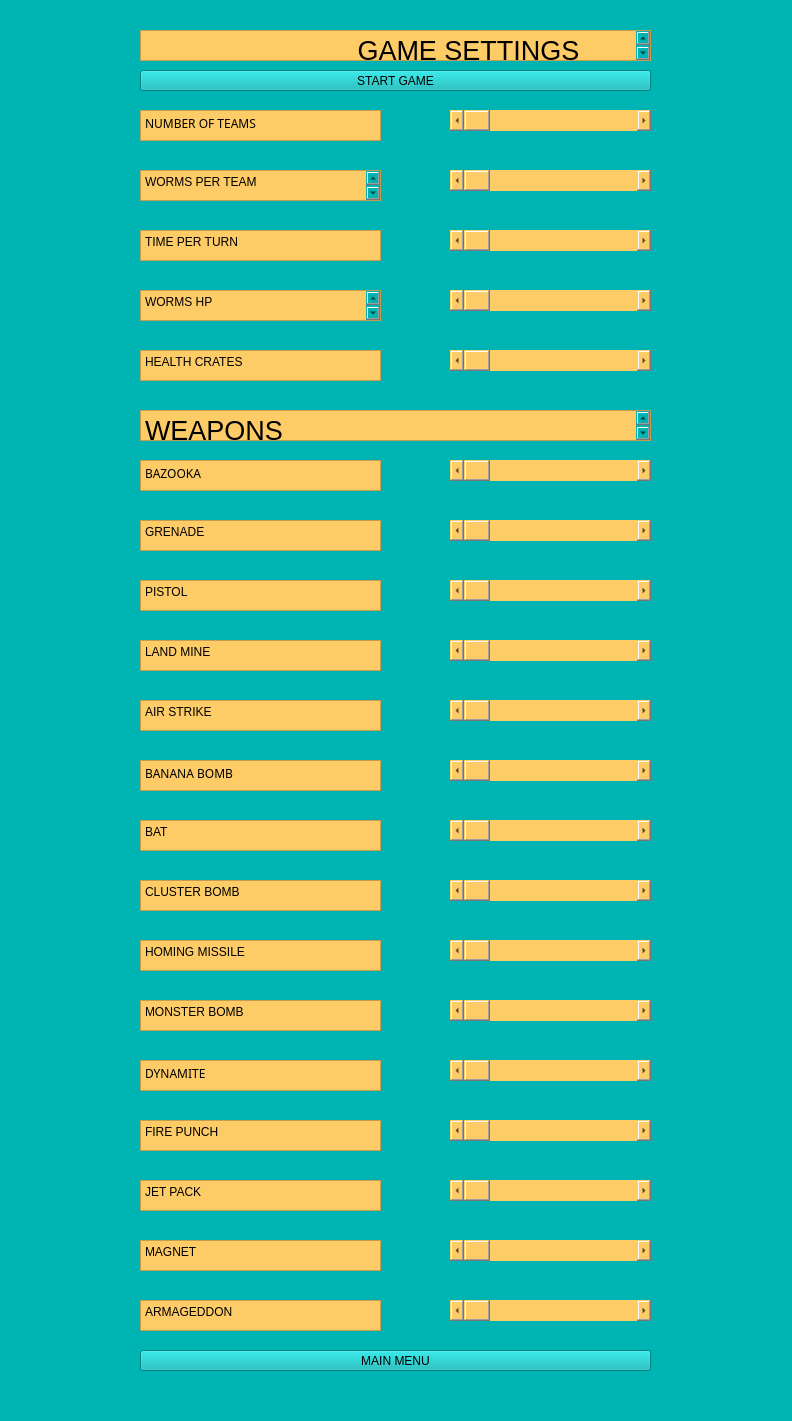
<?xml version="1.0" encoding="UTF-8"?>
<ui version="4.0">
 <class>MainWindow</class>
 <widget class="QMainWindow" name="MainWindow">
  <property name="geometry">
   <rect>
    <x>0</x>
    <y>0</y>
    <width>792</width>
    <height>1421</height>
   </rect>
  </property>
  <property name="windowTitle">
   <string>MainWindow</string>
  </property>
  <property name="styleSheet">
   <string notr="true">background-color: rgb(0, 180, 180);
</string>
  </property>
  <widget class="QWidget" name="centralwidget">
   <widget class="QPlainTextEdit" name="plainTextEdit">
    <property name="geometry">
     <rect>
      <x>140</x>
      <y>30</y>
      <width>511</width>
      <height>31</height>
     </rect>
    </property>
    <property name="font">
     <font>
      <pointsize>20</pointsize>
     </font>
    </property>
    <property name="styleSheet">
     <string notr="true">background-color: rgb(254, 204, 102);</string>
    </property>
    <property name="plainText">
     <string>    		       GAME SETTINGS</string>
    </property>
   </widget>
   <widget class="QPlainTextEdit" name="plainTextEdit_2">
    <property name="geometry">
     <rect>
      <x>140</x>
      <y>110</y>
      <width>241</width>
      <height>31</height>
     </rect>
    </property>
    <property name="font">
     <font>
      <family>American Typewriter</family>
     </font>
    </property>
    <property name="styleSheet">
     <string notr="true">background-color: rgb(254, 204, 102);</string>
    </property>
    <property name="plainText">
     <string>NUMBER OF TEAMS</string>
    </property>
   </widget>
   <widget class="QPlainTextEdit" name="plainTextEdit_3">
    <property name="geometry">
     <rect>
      <x>140</x>
      <y>170</y>
      <width>241</width>
      <height>31</height>
     </rect>
    </property>
    <property name="styleSheet">
     <string notr="true">background-color: rgb(254, 204, 102);
</string>
    </property>
    <property name="plainText">
     <string>WORMS PER TEAM
</string>
    </property>
   </widget>
   <widget class="QPlainTextEdit" name="plainTextEdit_4">
    <property name="geometry">
     <rect>
      <x>140</x>
      <y>230</y>
      <width>241</width>
      <height>31</height>
     </rect>
    </property>
    <property name="styleSheet">
     <string notr="true">background-color: rgb(254, 204, 102);</string>
    </property>
    <property name="plainText">
     <string>TIME PER TURN</string>
    </property>
   </widget>
   <widget class="QPlainTextEdit" name="plainTextEdit_5">
    <property name="geometry">
     <rect>
      <x>140</x>
      <y>290</y>
      <width>241</width>
      <height>31</height>
     </rect>
    </property>
    <property name="styleSheet">
     <string notr="true">background-color: rgb(254, 204, 102);</string>
    </property>
    <property name="plainText">
     <string>WORMS HP
</string>
    </property>
   </widget>
   <widget class="QPlainTextEdit" name="plainTextEdit_6">
    <property name="geometry">
     <rect>
      <x>140</x>
      <y>350</y>
      <width>241</width>
      <height>31</height>
     </rect>
    </property>
    <property name="styleSheet">
     <string notr="true">background-color: rgb(254, 204, 102);</string>
    </property>
    <property name="plainText">
     <string>HEALTH CRATES</string>
    </property>
   </widget>
   <widget class="QPlainTextEdit" name="plainTextEdit_7">
    <property name="geometry">
     <rect>
      <x>140</x>
      <y>410</y>
      <width>511</width>
      <height>31</height>
     </rect>
    </property>
    <property name="font">
     <font>
      <pointsize>20</pointsize>
     </font>
    </property>
    <property name="styleSheet">
     <string notr="true">background-color: rgb(254, 204, 102);</string>
    </property>
    <property name="plainText">
     <string>WEAPONS
</string>
    </property>
   </widget>
   <widget class="QScrollBar" name="scrlnbteams">
    <property name="geometry">
     <rect>
      <x>450</x>
      <y>110</y>
      <width>201</width>
      <height>21</height>
     </rect>
    </property>
    <property name="minimumSize">
     <size>
      <width>201</width>
      <height>0</height>
     </size>
    </property>
    <property name="styleSheet">
     <string notr="true">background-color: rgb(254, 204, 102);</string>
    </property>
    <property name="orientation">
     <enum>Qt::Horizontal</enum>
    </property>
   </widget>
   <widget class="QPushButton" name="startgame">
    <property name="geometry">
     <rect>
      <x>140</x>
      <y>70</y>
      <width>511</width>
      <height>21</height>
     </rect>
    </property>
    <property name="text">
     <string>START GAME</string>
    </property>
   </widget>
   <widget class="QScrollBar" name="scrlwrmprteam">
    <property name="geometry">
     <rect>
      <x>450</x>
      <y>170</y>
      <width>201</width>
      <height>21</height>
     </rect>
    </property>
    <property name="minimumSize">
     <size>
      <width>201</width>
      <height>0</height>
     </size>
    </property>
    <property name="styleSheet">
     <string notr="true">background-color: rgb(254, 204, 102);</string>
    </property>
    <property name="orientation">
     <enum>Qt::Horizontal</enum>
    </property>
   </widget>
   <widget class="QScrollBar" name="scrlwormhp">
    <property name="geometry">
     <rect>
      <x>450</x>
      <y>290</y>
      <width>201</width>
      <height>21</height>
     </rect>
    </property>
    <property name="minimumSize">
     <size>
      <width>201</width>
      <height>0</height>
     </size>
    </property>
    <property name="styleSheet">
     <string notr="true">background-color: rgb(254, 204, 102);</string>
    </property>
    <property name="orientation">
     <enum>Qt::Horizontal</enum>
    </property>
   </widget>
   <widget class="QScrollBar" name="scrltimeprturn">
    <property name="geometry">
     <rect>
      <x>450</x>
      <y>230</y>
      <width>201</width>
      <height>21</height>
     </rect>
    </property>
    <property name="minimumSize">
     <size>
      <width>201</width>
      <height>0</height>
     </size>
    </property>
    <property name="styleSheet">
     <string notr="true">background-color: rgb(254, 204, 102);</string>
    </property>
    <property name="orientation">
     <enum>Qt::Horizontal</enum>
    </property>
   </widget>
   <widget class="QScrollBar" name="scrlhealthcrates">
    <property name="geometry">
     <rect>
      <x>450</x>
      <y>350</y>
      <width>201</width>
      <height>21</height>
     </rect>
    </property>
    <property name="minimumSize">
     <size>
      <width>201</width>
      <height>0</height>
     </size>
    </property>
    <property name="styleSheet">
     <string notr="true">background-color: rgb(254, 204, 102);</string>
    </property>
    <property name="orientation">
     <enum>Qt::Horizontal</enum>
    </property>
   </widget>
   <widget class="QPlainTextEdit" name="plainTextEdit_8">
    <property name="geometry">
     <rect>
      <x>140</x>
      <y>460</y>
      <width>241</width>
      <height>31</height>
     </rect>
    </property>
    <property name="font">
     <font>
      <family>American Typewriter</family>
     </font>
    </property>
    <property name="styleSheet">
     <string notr="true">background-color: rgb(254, 204, 102);</string>
    </property>
    <property name="plainText">
     <string>BAZOOKA</string>
    </property>
   </widget>
   <widget class="QPlainTextEdit" name="plainTextEdit_9">
    <property name="geometry">
     <rect>
      <x>140</x>
      <y>580</y>
      <width>241</width>
      <height>31</height>
     </rect>
    </property>
    <property name="styleSheet">
     <string notr="true">background-color: rgb(254, 204, 102);</string>
    </property>
    <property name="plainText">
     <string>PISTOL</string>
    </property>
   </widget>
   <widget class="QScrollBar" name="scrlpistol">
    <property name="geometry">
     <rect>
      <x>450</x>
      <y>580</y>
      <width>201</width>
      <height>21</height>
     </rect>
    </property>
    <property name="minimumSize">
     <size>
      <width>201</width>
      <height>0</height>
     </size>
    </property>
    <property name="styleSheet">
     <string notr="true">background-color: rgb(254, 204, 102);</string>
    </property>
    <property name="orientation">
     <enum>Qt::Horizontal</enum>
    </property>
   </widget>
   <widget class="QScrollBar" name="scrairstrike">
    <property name="geometry">
     <rect>
      <x>450</x>
      <y>700</y>
      <width>201</width>
      <height>21</height>
     </rect>
    </property>
    <property name="minimumSize">
     <size>
      <width>201</width>
      <height>0</height>
     </size>
    </property>
    <property name="styleSheet">
     <string notr="true">background-color: rgb(254, 204, 102);</string>
    </property>
    <property name="orientation">
     <enum>Qt::Horizontal</enum>
    </property>
   </widget>
   <widget class="QScrollBar" name="scrlgrenade">
    <property name="geometry">
     <rect>
      <x>450</x>
      <y>520</y>
      <width>201</width>
      <height>21</height>
     </rect>
    </property>
    <property name="minimumSize">
     <size>
      <width>201</width>
      <height>0</height>
     </size>
    </property>
    <property name="styleSheet">
     <string notr="true">background-color: rgb(254, 204, 102);</string>
    </property>
    <property name="orientation">
     <enum>Qt::Horizontal</enum>
    </property>
   </widget>
   <widget class="QScrollBar" name="scrllandmine">
    <property name="geometry">
     <rect>
      <x>450</x>
      <y>640</y>
      <width>201</width>
      <height>21</height>
     </rect>
    </property>
    <property name="minimumSize">
     <size>
      <width>201</width>
      <height>0</height>
     </size>
    </property>
    <property name="styleSheet">
     <string notr="true">background-color: rgb(254, 204, 102);</string>
    </property>
    <property name="orientation">
     <enum>Qt::Horizontal</enum>
    </property>
   </widget>
   <widget class="QScrollBar" name="scrlbazooka">
    <property name="geometry">
     <rect>
      <x>450</x>
      <y>460</y>
      <width>201</width>
      <height>21</height>
     </rect>
    </property>
    <property name="minimumSize">
     <size>
      <width>201</width>
      <height>0</height>
     </size>
    </property>
    <property name="styleSheet">
     <string notr="true">background-color: rgb(254, 204, 102);</string>
    </property>
    <property name="orientation">
     <enum>Qt::Horizontal</enum>
    </property>
   </widget>
   <widget class="QPlainTextEdit" name="plainTextEdit_11">
    <property name="geometry">
     <rect>
      <x>140</x>
      <y>700</y>
      <width>241</width>
      <height>31</height>
     </rect>
    </property>
    <property name="styleSheet">
     <string notr="true">background-color: rgb(254, 204, 102);</string>
    </property>
    <property name="plainText">
     <string>AIR STRIKE</string>
    </property>
   </widget>
   <widget class="QPlainTextEdit" name="plainTextEdit_13">
    <property name="geometry">
     <rect>
      <x>140</x>
      <y>760</y>
      <width>241</width>
      <height>31</height>
     </rect>
    </property>
    <property name="font">
     <font>
      <family>American Typewriter</family>
     </font>
    </property>
    <property name="styleSheet">
     <string notr="true">background-color: rgb(254, 204, 102);</string>
    </property>
    <property name="plainText">
     <string>BANANA BOMB</string>
    </property>
   </widget>
   <widget class="QPlainTextEdit" name="plainTextEdit_14">
    <property name="geometry">
     <rect>
      <x>140</x>
      <y>880</y>
      <width>241</width>
      <height>31</height>
     </rect>
    </property>
    <property name="styleSheet">
     <string notr="true">background-color: rgb(254, 204, 102);</string>
    </property>
    <property name="plainText">
     <string>CLUSTER BOMB</string>
    </property>
   </widget>
   <widget class="QScrollBar" name="scrclustebomb">
    <property name="geometry">
     <rect>
      <x>450</x>
      <y>880</y>
      <width>201</width>
      <height>21</height>
     </rect>
    </property>
    <property name="minimumSize">
     <size>
      <width>201</width>
      <height>0</height>
     </size>
    </property>
    <property name="styleSheet">
     <string notr="true">background-color: rgb(254, 204, 102);</string>
    </property>
    <property name="orientation">
     <enum>Qt::Horizontal</enum>
    </property>
   </widget>
   <widget class="QScrollBar" name="scrlmonster">
    <property name="geometry">
     <rect>
      <x>450</x>
      <y>1000</y>
      <width>201</width>
      <height>21</height>
     </rect>
    </property>
    <property name="minimumSize">
     <size>
      <width>201</width>
      <height>0</height>
     </size>
    </property>
    <property name="styleSheet">
     <string notr="true">background-color: rgb(254, 204, 102);</string>
    </property>
    <property name="orientation">
     <enum>Qt::Horizontal</enum>
    </property>
   </widget>
   <widget class="QScrollBar" name="scrlbat">
    <property name="geometry">
     <rect>
      <x>450</x>
      <y>820</y>
      <width>201</width>
      <height>21</height>
     </rect>
    </property>
    <property name="minimumSize">
     <size>
      <width>201</width>
      <height>0</height>
     </size>
    </property>
    <property name="styleSheet">
     <string notr="true">background-color: rgb(254, 204, 102);</string>
    </property>
    <property name="orientation">
     <enum>Qt::Horizontal</enum>
    </property>
   </widget>
   <widget class="QScrollBar" name="scrlhoming">
    <property name="geometry">
     <rect>
      <x>450</x>
      <y>940</y>
      <width>201</width>
      <height>21</height>
     </rect>
    </property>
    <property name="minimumSize">
     <size>
      <width>201</width>
      <height>0</height>
     </size>
    </property>
    <property name="styleSheet">
     <string notr="true">background-color: rgb(254, 204, 102);</string>
    </property>
    <property name="orientation">
     <enum>Qt::Horizontal</enum>
    </property>
   </widget>
   <widget class="QScrollBar" name="scrlbananabomb">
    <property name="geometry">
     <rect>
      <x>450</x>
      <y>760</y>
      <width>201</width>
      <height>21</height>
     </rect>
    </property>
    <property name="minimumSize">
     <size>
      <width>201</width>
      <height>0</height>
     </size>
    </property>
    <property name="styleSheet">
     <string notr="true">background-color: rgb(254, 204, 102);</string>
    </property>
    <property name="orientation">
     <enum>Qt::Horizontal</enum>
    </property>
   </widget>
   <widget class="QPlainTextEdit" name="plainTextEdit_16">
    <property name="geometry">
     <rect>
      <x>140</x>
      <y>1000</y>
      <width>241</width>
      <height>31</height>
     </rect>
    </property>
    <property name="styleSheet">
     <string notr="true">background-color: rgb(254, 204, 102);</string>
    </property>
    <property name="plainText">
     <string>MONSTER BOMB</string>
    </property>
   </widget>
   <widget class="QPlainTextEdit" name="plainTextEdit_18">
    <property name="geometry">
     <rect>
      <x>140</x>
      <y>1060</y>
      <width>241</width>
      <height>31</height>
     </rect>
    </property>
    <property name="font">
     <font>
      <family>American Typewriter</family>
     </font>
    </property>
    <property name="styleSheet">
     <string notr="true">background-color: rgb(254, 204, 102);</string>
    </property>
    <property name="plainText">
     <string>DYNAMITE</string>
    </property>
   </widget>
   <widget class="QPlainTextEdit" name="plainTextEdit_19">
    <property name="geometry">
     <rect>
      <x>140</x>
      <y>1180</y>
      <width>241</width>
      <height>31</height>
     </rect>
    </property>
    <property name="styleSheet">
     <string notr="true">background-color: rgb(254, 204, 102);</string>
    </property>
    <property name="plainText">
     <string>JET PACK</string>
    </property>
   </widget>
   <widget class="QScrollBar" name="scrljet">
    <property name="geometry">
     <rect>
      <x>450</x>
      <y>1180</y>
      <width>201</width>
      <height>21</height>
     </rect>
    </property>
    <property name="minimumSize">
     <size>
      <width>201</width>
      <height>0</height>
     </size>
    </property>
    <property name="styleSheet">
     <string notr="true">background-color: rgb(254, 204, 102);</string>
    </property>
    <property name="orientation">
     <enum>Qt::Horizontal</enum>
    </property>
   </widget>
   <widget class="QScrollBar" name="scrlarma">
    <property name="geometry">
     <rect>
      <x>450</x>
      <y>1300</y>
      <width>201</width>
      <height>21</height>
     </rect>
    </property>
    <property name="minimumSize">
     <size>
      <width>201</width>
      <height>0</height>
     </size>
    </property>
    <property name="styleSheet">
     <string notr="true">background-color: rgb(254, 204, 102);</string>
    </property>
    <property name="orientation">
     <enum>Qt::Horizontal</enum>
    </property>
   </widget>
   <widget class="QScrollBar" name="scrlfire">
    <property name="geometry">
     <rect>
      <x>450</x>
      <y>1120</y>
      <width>201</width>
      <height>21</height>
     </rect>
    </property>
    <property name="minimumSize">
     <size>
      <width>201</width>
      <height>0</height>
     </size>
    </property>
    <property name="styleSheet">
     <string notr="true">background-color: rgb(254, 204, 102);</string>
    </property>
    <property name="orientation">
     <enum>Qt::Horizontal</enum>
    </property>
   </widget>
   <widget class="QScrollBar" name="scrlmagnet">
    <property name="geometry">
     <rect>
      <x>450</x>
      <y>1240</y>
      <width>201</width>
      <height>21</height>
     </rect>
    </property>
    <property name="minimumSize">
     <size>
      <width>201</width>
      <height>0</height>
     </size>
    </property>
    <property name="styleSheet">
     <string notr="true">background-color: rgb(254, 204, 102);</string>
    </property>
    <property name="orientation">
     <enum>Qt::Horizontal</enum>
    </property>
   </widget>
   <widget class="QScrollBar" name="scrldynamite">
    <property name="geometry">
     <rect>
      <x>450</x>
      <y>1060</y>
      <width>201</width>
      <height>21</height>
     </rect>
    </property>
    <property name="minimumSize">
     <size>
      <width>201</width>
      <height>0</height>
     </size>
    </property>
    <property name="styleSheet">
     <string notr="true">background-color: rgb(254, 204, 102);</string>
    </property>
    <property name="orientation">
     <enum>Qt::Horizontal</enum>
    </property>
   </widget>
   <widget class="QPlainTextEdit" name="plainTextEdit_21">
    <property name="geometry">
     <rect>
      <x>140</x>
      <y>1300</y>
      <width>241</width>
      <height>31</height>
     </rect>
    </property>
    <property name="styleSheet">
     <string notr="true">background-color: rgb(254, 204, 102);</string>
    </property>
    <property name="plainText">
     <string>ARMAGEDDON</string>
    </property>
   </widget>
   <widget class="QPlainTextEdit" name="plainTextEdit_20">
    <property name="geometry">
     <rect>
      <x>140</x>
      <y>1240</y>
      <width>241</width>
      <height>31</height>
     </rect>
    </property>
    <property name="styleSheet">
     <string notr="true">background-color: rgb(254, 204, 102);</string>
    </property>
    <property name="plainText">
     <string>MAGNET</string>
    </property>
   </widget>
   <widget class="QPlainTextEdit" name="plainTextEdit_22">
    <property name="geometry">
     <rect>
      <x>140</x>
      <y>1120</y>
      <width>241</width>
      <height>31</height>
     </rect>
    </property>
    <property name="styleSheet">
     <string notr="true">background-color: rgb(254, 204, 102);</string>
    </property>
    <property name="plainText">
     <string>FIRE PUNCH</string>
    </property>
   </widget>
   <widget class="QPlainTextEdit" name="plainTextEdit_23">
    <property name="geometry">
     <rect>
      <x>140</x>
      <y>940</y>
      <width>241</width>
      <height>31</height>
     </rect>
    </property>
    <property name="styleSheet">
     <string notr="true">background-color: rgb(254, 204, 102);</string>
    </property>
    <property name="plainText">
     <string>HOMING MISSILE</string>
    </property>
   </widget>
   <widget class="QPlainTextEdit" name="plainTextEdit_24">
    <property name="geometry">
     <rect>
      <x>140</x>
      <y>820</y>
      <width>241</width>
      <height>31</height>
     </rect>
    </property>
    <property name="styleSheet">
     <string notr="true">background-color: rgb(254, 204, 102);</string>
    </property>
    <property name="plainText">
     <string>BAT</string>
    </property>
   </widget>
   <widget class="QPlainTextEdit" name="plainTextEdit_25">
    <property name="geometry">
     <rect>
      <x>140</x>
      <y>640</y>
      <width>241</width>
      <height>31</height>
     </rect>
    </property>
    <property name="styleSheet">
     <string notr="true">background-color: rgb(254, 204, 102);</string>
    </property>
    <property name="plainText">
     <string>LAND MINE</string>
    </property>
   </widget>
   <widget class="QPlainTextEdit" name="plainTextEdit_26">
    <property name="geometry">
     <rect>
      <x>140</x>
      <y>520</y>
      <width>241</width>
      <height>31</height>
     </rect>
    </property>
    <property name="styleSheet">
     <string notr="true">background-color: rgb(254, 204, 102);</string>
    </property>
    <property name="plainText">
     <string>GRENADE</string>
    </property>
   </widget>
   <widget class="QPushButton" name="mainmenu">
    <property name="geometry">
     <rect>
      <x>140</x>
      <y>1350</y>
      <width>511</width>
      <height>21</height>
     </rect>
    </property>
    <property name="text">
     <string>MAIN MENU</string>
    </property>
   </widget>
  </widget>
  <widget class="QStatusBar" name="statusbar"/>
 </widget>
 <resources/>
 <connections/>
</ui>
